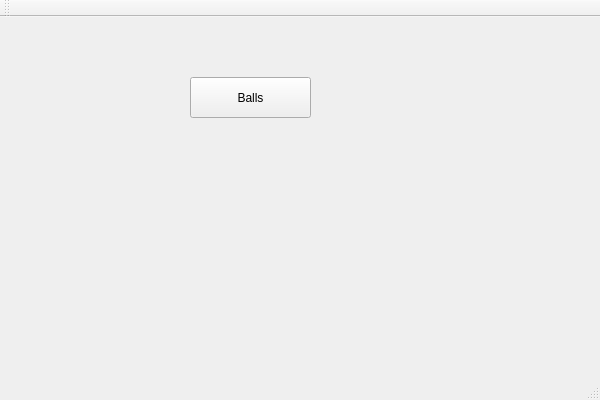
<?xml version="1.0" encoding="UTF-8"?>
<ui version="4.0">
 <class>PikStuff_Server_ProjectClass</class>
 <widget class="QMainWindow" name="PikStuff_Server_ProjectClass">
  <property name="geometry">
   <rect>
    <x>0</x>
    <y>0</y>
    <width>600</width>
    <height>400</height>
   </rect>
  </property>
  <property name="windowTitle">
   <string>PikStuff_Server_Project</string>
  </property>
  <widget class="QWidget" name="centralWidget">
   <widget class="QPushButton" name="pushButton">
    <property name="geometry">
     <rect>
      <x>190</x>
      <y>60</y>
      <width>121</width>
      <height>41</height>
     </rect>
    </property>
    <property name="text">
     <string>Balls</string>
    </property>
   </widget>
  </widget>
  <widget class="QMenuBar" name="menuBar">
   <property name="geometry">
    <rect>
     <x>0</x>
     <y>0</y>
     <width>600</width>
     <height>22</height>
    </rect>
   </property>
  </widget>
  <widget class="QToolBar" name="mainToolBar">
   <attribute name="toolBarArea">
    <enum>TopToolBarArea</enum>
   </attribute>
   <attribute name="toolBarBreak">
    <bool>false</bool>
   </attribute>
  </widget>
  <widget class="QStatusBar" name="statusBar">
   <property name="mouseTracking">
    <bool>false</bool>
   </property>
  </widget>
 </widget>
 <layoutdefault spacing="6" margin="11"/>
 <resources>
  <include location="PikStuff_Server_Project.qrc"/>
 </resources>
 <connections/>
</ui>
